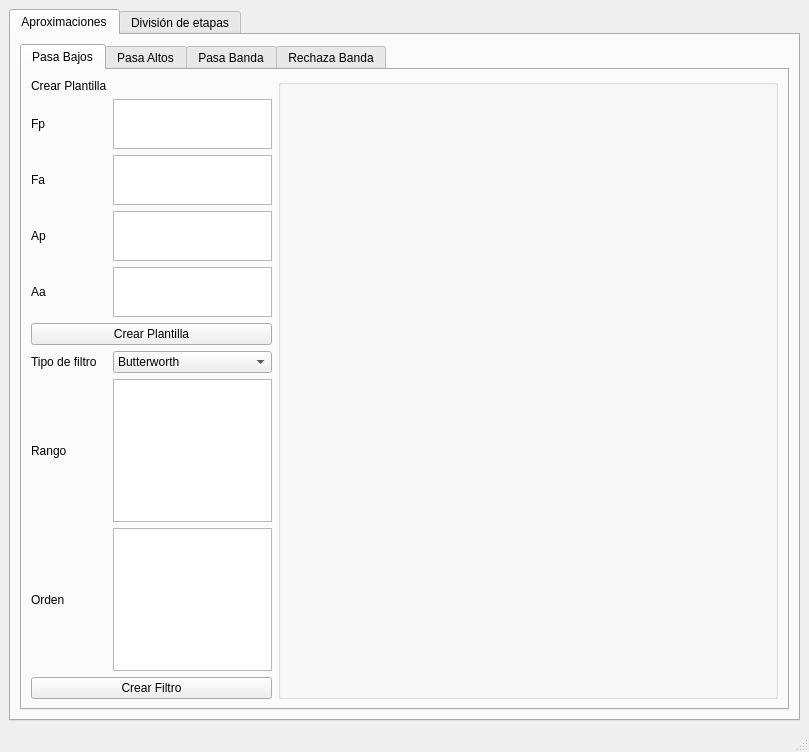
<?xml version="1.0" encoding="UTF-8"?>
<ui version="4.0">
 <class>MainWindow</class>
 <widget class="QMainWindow" name="MainWindow">
  <property name="geometry">
   <rect>
    <x>0</x>
    <y>0</y>
    <width>809</width>
    <height>718</height>
   </rect>
  </property>
  <property name="windowTitle">
   <string>MainWindow</string>
  </property>
  <widget class="QWidget" name="centralwidget">
   <layout class="QGridLayout" name="gridLayout">
    <item row="0" column="0">
     <widget class="QTabWidget" name="tabWidget">
      <property name="currentIndex">
       <number>0</number>
      </property>
      <widget class="QWidget" name="tab_5">
       <attribute name="title">
        <string>Aproximaciones</string>
       </attribute>
       <layout class="QGridLayout" name="gridLayout_3">
        <item row="1" column="1">
         <layout class="QGridLayout" name="gridLayout_4"/>
        </item>
        <item row="0" column="0">
         <widget class="QTabWidget" name="tabWidget_2">
          <property name="currentIndex">
           <number>0</number>
          </property>
          <widget class="QWidget" name="pasabajosTab">
           <attribute name="title">
            <string>Pasa Bajos</string>
           </attribute>
           <layout class="QGridLayout" name="gridLayout_5">
            <item row="0" column="0">
             <layout class="QGridLayout" name="gridLayout_2">
              <item row="0" column="0">
               <widget class="QLabel" name="label">
                <property name="text">
                 <string>Crear Plantilla</string>
                </property>
               </widget>
              </item>
              <item row="2" column="0">
               <widget class="QLabel" name="label_3">
                <property name="maximumSize">
                 <size>
                  <width>100</width>
                  <height>16777215</height>
                 </size>
                </property>
                <property name="text">
                 <string>Fa</string>
                </property>
               </widget>
              </item>
              <item row="1" column="0">
               <widget class="QLabel" name="label_2">
                <property name="maximumSize">
                 <size>
                  <width>100</width>
                  <height>16777215</height>
                 </size>
                </property>
                <property name="text">
                 <string>Fp</string>
                </property>
               </widget>
              </item>
              <item row="3" column="0">
               <widget class="QLabel" name="label_4">
                <property name="maximumSize">
                 <size>
                  <width>100</width>
                  <height>16777215</height>
                 </size>
                </property>
                <property name="text">
                 <string>Ap</string>
                </property>
               </widget>
              </item>
              <item row="4" column="0">
               <widget class="QLabel" name="label_5">
                <property name="maximumSize">
                 <size>
                  <width>100</width>
                  <height>16777215</height>
                 </size>
                </property>
                <property name="text">
                 <string>Aa</string>
                </property>
               </widget>
              </item>
              <item row="1" column="1">
               <widget class="QPlainTextEdit" name="fpLP">
                <property name="maximumSize">
                 <size>
                  <width>16777215</width>
                  <height>50</height>
                 </size>
                </property>
               </widget>
              </item>
              <item row="2" column="1">
               <widget class="QPlainTextEdit" name="faLP">
                <property name="maximumSize">
                 <size>
                  <width>16777215</width>
                  <height>50</height>
                 </size>
                </property>
               </widget>
              </item>
              <item row="3" column="1">
               <widget class="QPlainTextEdit" name="apLP">
                <property name="maximumSize">
                 <size>
                  <width>16777215</width>
                  <height>50</height>
                 </size>
                </property>
               </widget>
              </item>
              <item row="4" column="1">
               <widget class="QPlainTextEdit" name="aaLp">
                <property name="maximumSize">
                 <size>
                  <width>16777215</width>
                  <height>50</height>
                 </size>
                </property>
               </widget>
              </item>
              <item row="6" column="0">
               <widget class="QLabel" name="label_6">
                <property name="text">
                 <string>Tipo de filtro</string>
                </property>
               </widget>
              </item>
              <item row="7" column="0">
               <widget class="QLabel" name="label_8">
                <property name="text">
                 <string>Rango</string>
                </property>
               </widget>
              </item>
              <item row="5" column="0" colspan="2">
               <widget class="QPushButton" name="pushButton">
                <property name="text">
                 <string>Crear Plantilla</string>
                </property>
               </widget>
              </item>
              <item row="6" column="1">
               <widget class="QComboBox" name="comboBox">
                <item>
                 <property name="text">
                  <string>Butterworth</string>
                 </property>
                </item>
                <item>
                 <property name="text">
                  <string>Chebyshev I</string>
                 </property>
                </item>
                <item>
                 <property name="text">
                  <string>Chebyshev II (inverso)</string>
                 </property>
                </item>
                <item>
                 <property name="text">
                  <string>Cauer (elíptico)</string>
                 </property>
                </item>
               </widget>
              </item>
              <item row="8" column="0">
               <widget class="QLabel" name="label_7">
                <property name="text">
                 <string>Orden</string>
                </property>
               </widget>
              </item>
              <item row="8" column="1">
               <widget class="QTextBrowser" name="ordenLP"/>
              </item>
              <item row="7" column="1">
               <widget class="QPlainTextEdit" name="rangoLP"/>
              </item>
              <item row="9" column="0" colspan="2">
               <widget class="QPushButton" name="pushButton_5">
                <property name="text">
                 <string>Crear Filtro</string>
                </property>
               </widget>
              </item>
             </layout>
            </item>
            <item row="0" column="1">
             <widget class="QGroupBox" name="pasaBajosPlot">
              <property name="minimumSize">
               <size>
                <width>500</width>
                <height>0</height>
               </size>
              </property>
              <property name="title">
               <string/>
              </property>
             </widget>
            </item>
           </layout>
          </widget>
          <widget class="QWidget" name="pasaAltosTab">
           <attribute name="title">
            <string>Pasa Altos</string>
           </attribute>
           <layout class="QGridLayout" name="gridLayout_9">
            <item row="0" column="1">
             <widget class="QGroupBox" name="pasaAltosPlot">
              <property name="minimumSize">
               <size>
                <width>500</width>
                <height>0</height>
               </size>
              </property>
              <property name="title">
               <string/>
              </property>
             </widget>
            </item>
            <item row="0" column="0">
             <layout class="QGridLayout" name="gridLayout_6">
              <item row="2" column="0">
               <widget class="QLabel" name="label_10">
                <property name="maximumSize">
                 <size>
                  <width>100</width>
                  <height>16777215</height>
                 </size>
                </property>
                <property name="text">
                 <string>Fa</string>
                </property>
               </widget>
              </item>
              <item row="1" column="0">
               <widget class="QLabel" name="label_11">
                <property name="maximumSize">
                 <size>
                  <width>100</width>
                  <height>16777215</height>
                 </size>
                </property>
                <property name="text">
                 <string>Fp</string>
                </property>
               </widget>
              </item>
              <item row="0" column="0">
               <widget class="QLabel" name="label_9">
                <property name="text">
                 <string>Crear Plantilla</string>
                </property>
               </widget>
              </item>
              <item row="3" column="0">
               <widget class="QLabel" name="label_12">
                <property name="maximumSize">
                 <size>
                  <width>100</width>
                  <height>16777215</height>
                 </size>
                </property>
                <property name="text">
                 <string>Ap</string>
                </property>
               </widget>
              </item>
              <item row="4" column="0">
               <widget class="QLabel" name="label_13">
                <property name="maximumSize">
                 <size>
                  <width>100</width>
                  <height>16777215</height>
                 </size>
                </property>
                <property name="text">
                 <string>Aa</string>
                </property>
               </widget>
              </item>
              <item row="1" column="1">
               <widget class="QPlainTextEdit" name="fpHP">
                <property name="maximumSize">
                 <size>
                  <width>16777215</width>
                  <height>16777215</height>
                 </size>
                </property>
               </widget>
              </item>
              <item row="2" column="1">
               <widget class="QPlainTextEdit" name="faHP">
                <property name="maximumSize">
                 <size>
                  <width>16777215</width>
                  <height>16777215</height>
                 </size>
                </property>
               </widget>
              </item>
              <item row="3" column="1">
               <widget class="QPlainTextEdit" name="apHP">
                <property name="maximumSize">
                 <size>
                  <width>16777215</width>
                  <height>16777215</height>
                 </size>
                </property>
               </widget>
              </item>
              <item row="4" column="1">
               <widget class="QPlainTextEdit" name="aaHP">
                <property name="maximumSize">
                 <size>
                  <width>16777215</width>
                  <height>16777215</height>
                 </size>
                </property>
               </widget>
              </item>
              <item row="5" column="0" colspan="2">
               <widget class="QPushButton" name="pushButton_2">
                <property name="text">
                 <string>Crear Plantilla</string>
                </property>
               </widget>
              </item>
              <item row="6" column="1">
               <widget class="QComboBox" name="comboBox_2">
                <item>
                 <property name="text">
                  <string>Butterworth</string>
                 </property>
                </item>
                <item>
                 <property name="text">
                  <string>Chebyshev I</string>
                 </property>
                </item>
                <item>
                 <property name="text">
                  <string>Chebyshev II (inverso)</string>
                 </property>
                </item>
                <item>
                 <property name="text">
                  <string>Cauer (elíptico)</string>
                 </property>
                </item>
               </widget>
              </item>
              <item row="6" column="0">
               <widget class="QLabel" name="label_16">
                <property name="text">
                 <string>Tipo de filtro</string>
                </property>
               </widget>
              </item>
              <item row="7" column="0">
               <widget class="QLabel" name="label_14">
                <property name="text">
                 <string>Rango</string>
                </property>
               </widget>
              </item>
              <item row="9" column="0" colspan="2">
               <widget class="QPushButton" name="pushButton_6">
                <property name="text">
                 <string>Crear Filtro</string>
                </property>
               </widget>
              </item>
              <item row="8" column="0">
               <widget class="QLabel" name="label_15">
                <property name="text">
                 <string>Orden</string>
                </property>
               </widget>
              </item>
              <item row="7" column="1">
               <widget class="QPlainTextEdit" name="rangoHP"/>
              </item>
              <item row="8" column="1">
               <widget class="QPlainTextEdit" name="ordenHP"/>
              </item>
             </layout>
            </item>
           </layout>
          </widget>
          <widget class="QWidget" name="pasaBandaTab">
           <attribute name="title">
            <string>Pasa Banda</string>
           </attribute>
           <layout class="QGridLayout" name="gridLayout_10">
            <item row="0" column="1">
             <widget class="QGroupBox" name="pasaBandaPlot">
              <property name="minimumSize">
               <size>
                <width>500</width>
                <height>0</height>
               </size>
              </property>
              <property name="title">
               <string/>
              </property>
             </widget>
            </item>
            <item row="0" column="0">
             <layout class="QGridLayout" name="gridLayout_7">
              <item row="6" column="0">
               <widget class="QLabel" name="label_24">
                <property name="text">
                 <string>Tipo de filtro</string>
                </property>
               </widget>
              </item>
              <item row="0" column="0">
               <widget class="QLabel" name="label_17">
                <property name="text">
                 <string>Crear Plantilla</string>
                </property>
               </widget>
              </item>
              <item row="8" column="1">
               <widget class="QPlainTextEdit" name="ordenBP"/>
              </item>
              <item row="7" column="0">
               <widget class="QLabel" name="label_22">
                <property name="text">
                 <string>Rango</string>
                </property>
               </widget>
              </item>
              <item row="2" column="0">
               <widget class="QLabel" name="label_26">
                <property name="text">
                 <string>Ap</string>
                </property>
               </widget>
              </item>
              <item row="8" column="0">
               <widget class="QLabel" name="label_23">
                <property name="text">
                 <string>Orden</string>
                </property>
               </widget>
              </item>
              <item row="9" column="0" colspan="2">
               <widget class="QPushButton" name="pushButton_8">
                <property name="text">
                 <string>Crear Filtro</string>
                </property>
               </widget>
              </item>
              <item row="7" column="1">
               <widget class="QPlainTextEdit" name="rangoBP"/>
              </item>
              <item row="1" column="0" colspan="2">
               <widget class="QStackedWidget" name="stackedWidget">
                <property name="minimumSize">
                 <size>
                  <width>0</width>
                  <height>0</height>
                 </size>
                </property>
                <property name="maximumSize">
                 <size>
                  <width>16777215</width>
                  <height>200</height>
                 </size>
                </property>
                <property name="currentIndex">
                 <number>0</number>
                </property>
                <widget class="QWidget" name="page">
                 <layout class="QGridLayout" name="gridLayout_12">
                  <item row="2" column="1">
                   <widget class="QPlainTextEdit" name="dFaBP"/>
                  </item>
                  <item row="0" column="0">
                   <widget class="QLabel" name="label_18">
                    <property name="text">
                     <string>Fo</string>
                    </property>
                   </widget>
                  </item>
                  <item row="1" column="0">
                   <widget class="QLabel" name="label_19">
                    <property name="text">
                     <string>ΔFp</string>
                    </property>
                   </widget>
                  </item>
                  <item row="0" column="1">
                   <widget class="QPlainTextEdit" name="f0BP"/>
                  </item>
                  <item row="2" column="0">
                   <widget class="QLabel" name="label_20">
                    <property name="text">
                     <string>ΔFa</string>
                    </property>
                   </widget>
                  </item>
                  <item row="1" column="1">
                   <widget class="QPlainTextEdit" name="dFpBP"/>
                  </item>
                 </layout>
                </widget>
                <widget class="QWidget" name="page_2">
                 <layout class="QGridLayout" name="gridLayout_13">
                  <item row="3" column="0">
                   <widget class="QLabel" name="label_44">
                    <property name="text">
                     <string>Fa+</string>
                    </property>
                   </widget>
                  </item>
                  <item row="0" column="0">
                   <widget class="QLabel" name="label_45">
                    <property name="text">
                     <string>Fp-</string>
                    </property>
                   </widget>
                  </item>
                  <item row="1" column="1">
                   <widget class="QPlainTextEdit" name="fpYBP"/>
                  </item>
                  <item row="1" column="0">
                   <widget class="QLabel" name="label_46">
                    <property name="text">
                     <string>Fp+</string>
                    </property>
                   </widget>
                  </item>
                  <item row="2" column="0">
                   <widget class="QLabel" name="label_36">
                    <property name="text">
                     <string>Fa-</string>
                    </property>
                   </widget>
                  </item>
                  <item row="2" column="1">
                   <widget class="QPlainTextEdit" name="faXBP"/>
                  </item>
                  <item row="3" column="1">
                   <widget class="QPlainTextEdit" name="faYBP"/>
                  </item>
                  <item row="0" column="1">
                   <widget class="QPlainTextEdit" name="fpXBP"/>
                  </item>
                 </layout>
                </widget>
               </widget>
              </item>
              <item row="0" column="1">
               <widget class="QComboBox" name="comboBox_5">
                <item>
                 <property name="text">
                  <string>Anchos de Banda</string>
                 </property>
                </item>
                <item>
                 <property name="text">
                  <string>Frecuencias</string>
                 </property>
                </item>
               </widget>
              </item>
              <item row="3" column="0">
               <widget class="QLabel" name="label_21">
                <property name="text">
                 <string>Aa</string>
                </property>
               </widget>
              </item>
              <item row="2" column="1">
               <widget class="QPlainTextEdit" name="apBP"/>
              </item>
              <item row="3" column="1">
               <widget class="QPlainTextEdit" name="aaBP"/>
              </item>
              <item row="6" column="1">
               <widget class="QComboBox" name="comboBox_3">
                <item>
                 <property name="text">
                  <string>Butterworth</string>
                 </property>
                </item>
                <item>
                 <property name="text">
                  <string>Chebyshev I</string>
                 </property>
                </item>
                <item>
                 <property name="text">
                  <string>Chebyshev II (inverso)</string>
                 </property>
                </item>
                <item>
                 <property name="text">
                  <string>Cauer (elíptico)</string>
                 </property>
                </item>
               </widget>
              </item>
              <item row="4" column="0" rowspan="2" colspan="2">
               <widget class="QPushButton" name="pushButton_3">
                <property name="text">
                 <string>Crear Plantilla</string>
                </property>
               </widget>
              </item>
             </layout>
            </item>
           </layout>
          </widget>
          <widget class="QWidget" name="rechazaBandaTab">
           <attribute name="title">
            <string>Rechaza Banda</string>
           </attribute>
           <layout class="QGridLayout" name="gridLayout_11">
            <item row="0" column="0">
             <layout class="QGridLayout" name="gridLayout_8">
              <item row="8" column="0" colspan="2">
               <widget class="QPushButton" name="pushButton_7">
                <property name="text">
                 <string>Crear Filtro</string>
                </property>
               </widget>
              </item>
              <item row="6" column="0">
               <widget class="QLabel" name="label_30">
                <property name="text">
                 <string>Rango</string>
                </property>
               </widget>
              </item>
              <item row="7" column="0">
               <widget class="QLabel" name="label_31">
                <property name="text">
                 <string>Orden</string>
                </property>
               </widget>
              </item>
              <item row="5" column="0">
               <widget class="QLabel" name="label_32">
                <property name="text">
                 <string>Tipo de filtro</string>
                </property>
               </widget>
              </item>
              <item row="5" column="1">
               <widget class="QComboBox" name="comboBox_4">
                <item>
                 <property name="text">
                  <string>Butterworth</string>
                 </property>
                </item>
                <item>
                 <property name="text">
                  <string>Chebyshev I</string>
                 </property>
                </item>
                <item>
                 <property name="text">
                  <string>Chebyshev II (inverso)</string>
                 </property>
                </item>
                <item>
                 <property name="text">
                  <string>Cauer (elíptico)</string>
                 </property>
                </item>
               </widget>
              </item>
              <item row="4" column="0" colspan="2">
               <widget class="QPushButton" name="pushButton_4">
                <property name="text">
                 <string>Crear Plantilla</string>
                </property>
               </widget>
              </item>
              <item row="0" column="0">
               <widget class="QLabel" name="label_25">
                <property name="text">
                 <string>Crear Plantilla</string>
                </property>
               </widget>
              </item>
              <item row="1" column="0" colspan="2">
               <widget class="QStackedWidget" name="stackedWidget_3">
                <property name="minimumSize">
                 <size>
                  <width>0</width>
                  <height>0</height>
                 </size>
                </property>
                <property name="maximumSize">
                 <size>
                  <width>16777215</width>
                  <height>200</height>
                 </size>
                </property>
                <property name="currentIndex">
                 <number>0</number>
                </property>
                <widget class="QWidget" name="page_5">
                 <layout class="QGridLayout" name="gridLayout_14">
                  <item row="0" column="0">
                   <widget class="QLabel" name="label_33">
                    <property name="text">
                     <string>Fo</string>
                    </property>
                   </widget>
                  </item>
                  <item row="1" column="0">
                   <widget class="QLabel" name="label_34">
                    <property name="text">
                     <string>ΔFp</string>
                    </property>
                   </widget>
                  </item>
                  <item row="2" column="0">
                   <widget class="QLabel" name="label_47">
                    <property name="text">
                     <string>ΔFa</string>
                    </property>
                   </widget>
                  </item>
                  <item row="1" column="1">
                   <widget class="QPlainTextEdit" name="dFpBS"/>
                  </item>
                  <item row="0" column="1">
                   <widget class="QPlainTextEdit" name="f0BS"/>
                  </item>
                  <item row="2" column="1">
                   <widget class="QPlainTextEdit" name="dFaBS"/>
                  </item>
                 </layout>
                </widget>
                <widget class="QWidget" name="page_6">
                 <layout class="QGridLayout" name="gridLayout_15">
                  <item row="3" column="0">
                   <widget class="QLabel" name="label_48">
                    <property name="text">
                     <string>Fa+</string>
                    </property>
                   </widget>
                  </item>
                  <item row="2" column="0">
                   <widget class="QLabel" name="label_52">
                    <property name="text">
                     <string>Fa-</string>
                    </property>
                   </widget>
                  </item>
                  <item row="0" column="0">
                   <widget class="QLabel" name="label_50">
                    <property name="text">
                     <string>Fp-</string>
                    </property>
                   </widget>
                  </item>
                  <item row="1" column="1">
                   <widget class="QPlainTextEdit" name="fpYBS"/>
                  </item>
                  <item row="1" column="0">
                   <widget class="QLabel" name="label_51">
                    <property name="text">
                     <string>Fp+</string>
                    </property>
                   </widget>
                  </item>
                  <item row="3" column="1">
                   <widget class="QPlainTextEdit" name="faYBS"/>
                  </item>
                  <item row="2" column="1">
                   <widget class="QPlainTextEdit" name="faXBS"/>
                  </item>
                  <item row="0" column="1">
                   <widget class="QPlainTextEdit" name="fpXBS"/>
                  </item>
                 </layout>
                </widget>
               </widget>
              </item>
              <item row="3" column="0">
               <widget class="QLabel" name="label_29">
                <property name="text">
                 <string>Aa</string>
                </property>
               </widget>
              </item>
              <item row="0" column="1">
               <widget class="QComboBox" name="comboBox_6">
                <item>
                 <property name="text">
                  <string>Anchos de Banda</string>
                 </property>
                </item>
                <item>
                 <property name="text">
                  <string>Frecuencias</string>
                 </property>
                </item>
               </widget>
              </item>
              <item row="6" column="1">
               <widget class="QPlainTextEdit" name="rangoBS"/>
              </item>
              <item row="7" column="1">
               <widget class="QPlainTextEdit" name="ordenBS"/>
              </item>
              <item row="2" column="0">
               <widget class="QLabel" name="label_28">
                <property name="text">
                 <string>Ap</string>
                </property>
               </widget>
              </item>
              <item row="2" column="1">
               <widget class="QPlainTextEdit" name="apBS"/>
              </item>
              <item row="3" column="1">
               <widget class="QPlainTextEdit" name="aaBS"/>
              </item>
             </layout>
            </item>
            <item row="0" column="1">
             <widget class="QGroupBox" name="rechazaBandaPlot">
              <property name="minimumSize">
               <size>
                <width>500</width>
                <height>0</height>
               </size>
              </property>
              <property name="title">
               <string/>
              </property>
             </widget>
            </item>
           </layout>
          </widget>
         </widget>
        </item>
       </layout>
      </widget>
      <widget class="QWidget" name="tab_6">
       <attribute name="title">
        <string>División de etapas</string>
       </attribute>
      </widget>
     </widget>
    </item>
   </layout>
  </widget>
  <widget class="QStatusBar" name="statusbar"/>
  <widget class="QMenuBar" name="menubar">
   <property name="geometry">
    <rect>
     <x>0</x>
     <y>0</y>
     <width>809</width>
     <height>21</height>
    </rect>
   </property>
  </widget>
 </widget>
 <resources/>
 <connections/>
</ui>
